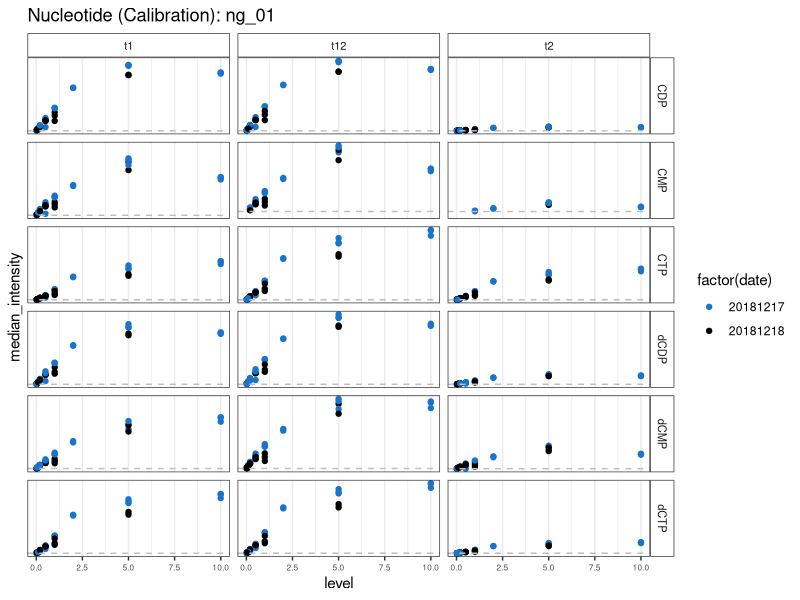
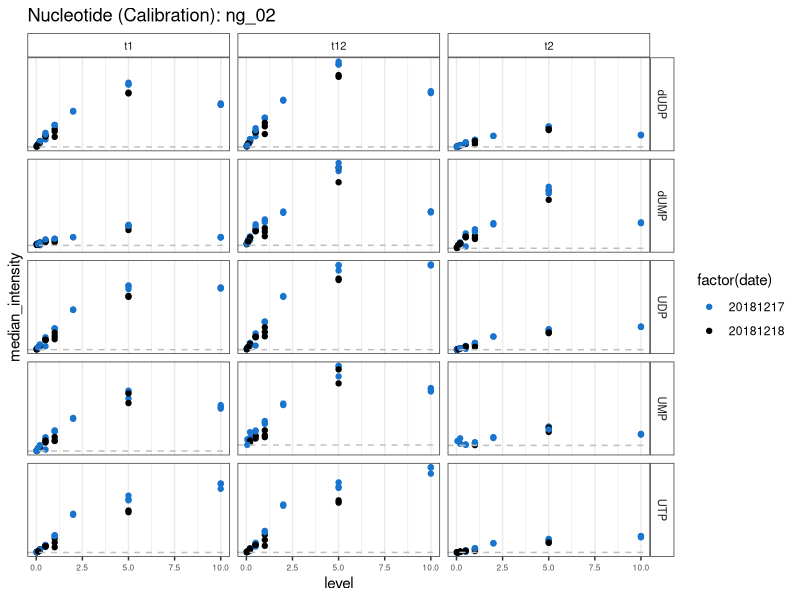
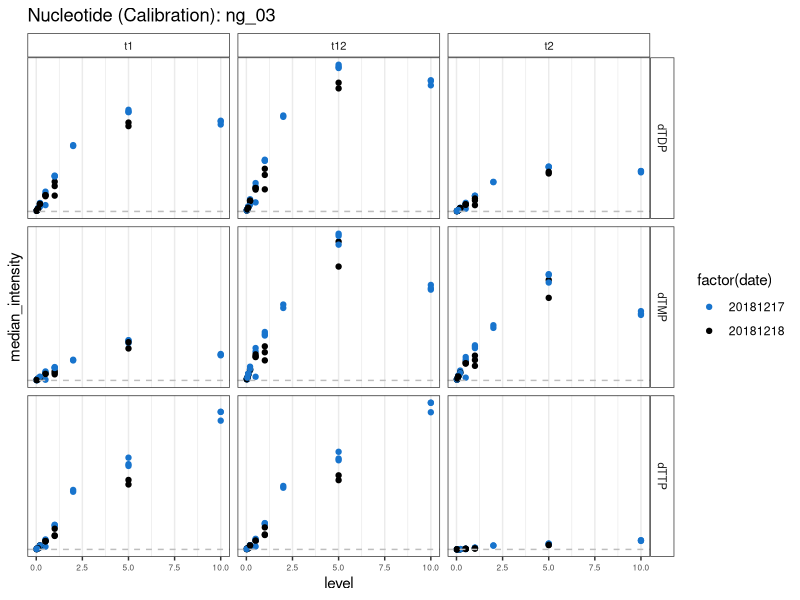
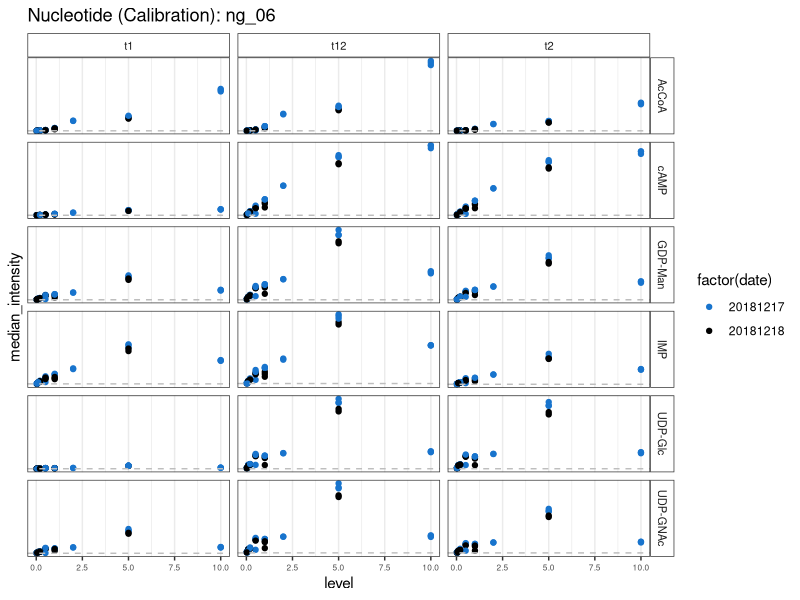
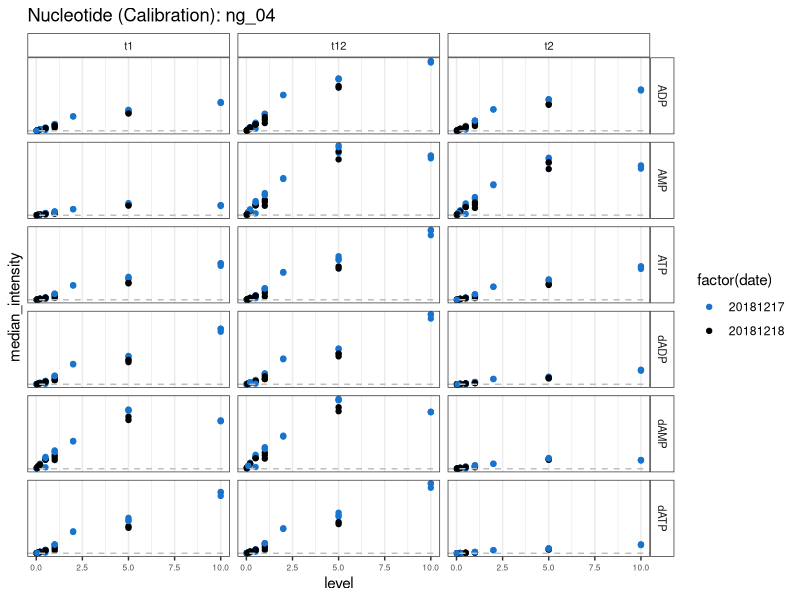
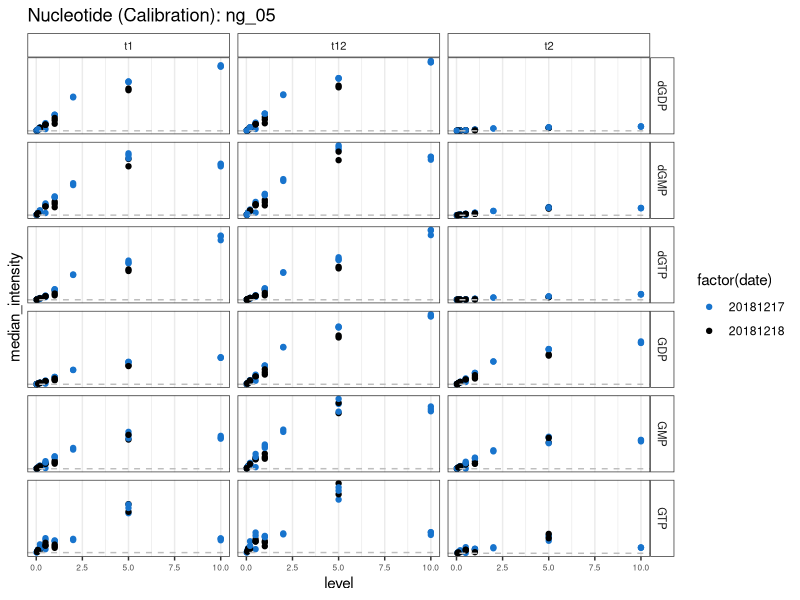
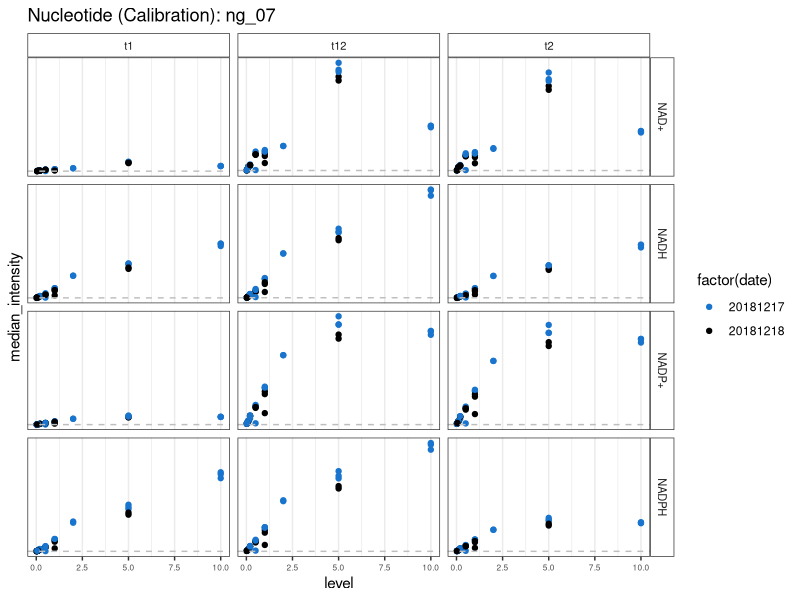

Generate these figures, in order, with R:
## ---- chunk 1

library(reshape2)
library(ggplot2)
library(RColorBrewer)
library(plyr)
library(scales)
library(magrittr)
## ---- chunk 2

data_export = read.csv("output/calibrations_export.csv", TRUE)

#calc mean-val for true blank

 tb_mean = subset(data_export, data_export$calcurve == "TrueBlank")
      
  #maybe also group for date?
 tb_mean = ddply(tb_mean, c("nuc_id", "nuc_group" ,"transition_id"), transform, 
                      n_tb_val = length(median_intensity), 
                      mean_tb_val = mean(median_intensity),
                      sd_tb_val = sd(median_intensity))
    
      
  tb_mean = unique(tb_mean[, c("nuc_id", "nuc_group" ,"transition_id", "mean_tb_val")])
      
  
####### pre-selection only ng_group == ng_01
  data_values = merge(data_export, tb_mean)
  data_values = subset(data_values, data_values$calcurve != "TrueBlank")
   
  #Evaluate $noise: below or above true blank
  data_values$tag_noise = ifelse(data_values$median_intensity <= data_values$mean_tb_val, 
                                 "below_tb", "above_tb")

  #plotting
  data_plot = subset(data_values, data_values$tag_noise != "below_tb")
  
  #plot
  for (var in unique(data_plot$nuc_group)) {
    print(
          ggplot(subset(data_plot, data_plot$nuc_group == var), 
           aes(x = level, y = median_intensity, colour = factor(date))) + 
          geom_point() + 
          facet_grid(nuc ~ transition_id, scales = "free_y") + 
          geom_hline(aes(yintercept = mean_tb_val), color = "grey", linetype = 2) + 
          theme_bw() + 
          theme(axis.text.x = element_text(size = 6),
                axis.text.y = element_text(size = 8)) +
          ggtitle(paste0("Nucleotide (Calibration): ", var)) +
          theme(strip.text = element_text(size = 8), 
                strip.background = element_rect(fill = "white")) +
          scale_y_continuous(labels = function(x) format(x, scientific = TRUE),
                             breaks = NULL) +
          scale_color_manual(values = c("dodgerblue3", "black", "red"))
    )
  }

                        
  write.csv(data_values, "output/calibration_evaluation.csv")
  
